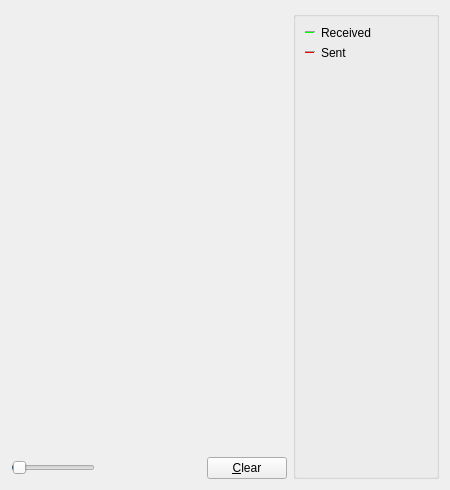
     <widget class="QWidget" name="tab_nettraffic">
      <attribute name="title">
       <string>&amp;Network Traffic</string>
      </attribute>
      <layout class="QHBoxLayout" name="horizontalLayout_3">
       <item>
        <layout class="QVBoxLayout" name="verticalLayout_4">
         <item>
          <widget class="TrafficGraphWidget" name="trafficGraph" native="true">
           <property name="sizePolicy">
            <sizepolicy hsizetype="Expanding" vsizetype="Expanding">
             <horstretch>0</horstretch>
             <verstretch>0</verstretch>
            </sizepolicy>
           </property>
          </widget>
         </item>
         <item>
          <layout class="QHBoxLayout" name="horizontalLayout_2">
           <item>
            <widget class="QSlider" name="sldGraphRange">
             <property name="minimum">
              <number>1</number>
             </property>
             <property name="maximum">
              <number>288</number>
             </property>
             <property name="pageStep">
              <number>12</number>
             </property>
             <property name="value">
              <number>6</number>
             </property>
             <property name="orientation">
              <enum>Qt::Horizontal</enum>
             </property>
            </widget>
           </item>
           <item>
            <widget class="QLabel" name="lblGraphRange">
             <property name="minimumSize">
              <size>
               <width>100</width>
               <height>0</height>
              </size>
             </property>
             <property name="alignment">
              <set>Qt::AlignCenter</set>
             </property>
            </widget>
           </item>
           <item>
            <widget class="QPushButton" name="btnClearTrafficGraph">
             <property name="text">
              <string>&amp;Clear</string>
             </property>
             <property name="autoDefault">
              <bool>false</bool>
             </property>
            </widget>
           </item>
          </layout>
         </item>
        </layout>
       </item>
       <item>
        <layout class="QVBoxLayout" name="verticalLayout">
         <item>
          <widget class="QGroupBox" name="groupBox">
           <property name="title">
            <string/>
           </property>
           <layout class="QVBoxLayout" name="verticalLayout_5">
            <item>
             <layout class="QHBoxLayout" name="horizontalLayout_4">
              <item>
               <widget class="Line" name="line">
                <property name="sizePolicy">
                 <sizepolicy hsizetype="Fixed" vsizetype="Fixed">
                  <horstretch>0</horstretch>
                  <verstretch>0</verstretch>
                 </sizepolicy>
                </property>
                <property name="minimumSize">
                 <size>
                  <width>10</width>
                  <height>0</height>
                 </size>
                </property>
                <property name="palette">
                 <palette>
                  <active>
                   <colorrole role="Light">
                    <brush brushstyle="SolidPattern">
                     <color alpha="255">
                      <red>0</red>
                      <green>255</green>
                      <blue>0</blue>
                     </color>
                    </brush>
                   </colorrole>
                  </active>
                  <inactive>
                   <colorrole role="Light">
                    <brush brushstyle="SolidPattern">
                     <color alpha="255">
                      <red>0</red>
                      <green>255</green>
                      <blue>0</blue>
                     </color>
                    </brush>
                   </colorrole>
                  </inactive>
                  <disabled>
                   <colorrole role="Light">
                    <brush brushstyle="SolidPattern">
                     <color alpha="255">
                      <red>0</red>
                      <green>255</green>
                      <blue>0</blue>
                     </color>
                    </brush>
                   </colorrole>
                  </disabled>
                 </palette>
                </property>
                <property name="orientation">
                 <enum>Qt::Horizontal</enum>
                </property>
               </widget>
              </item>
              <item>
               <widget class="QLabel" name="label_16">
                <property name="text">
                 <string>Received</string>
                </property>
               </widget>
              </item>
              <item>
               <widget class="QLabel" name="lblBytesIn">
                <property name="minimumSize">
                 <size>
                  <width>50</width>
                  <height>0</height>
                 </size>
                </property>
                <property name="alignment">
                 <set>Qt::AlignRight|Qt::AlignTrailing|Qt::AlignVCenter</set>
                </property>
               </widget>
              </item>
             </layout>
            </item>
            <item>
             <layout class="QHBoxLayout" name="horizontalLayout_5">
              <item>
               <widget class="Line" name="line_2">
                <property name="sizePolicy">
                 <sizepolicy hsizetype="Fixed" vsizetype="Fixed">
                  <horstretch>0</horstretch>
                  <verstretch>0</verstretch>
                 </sizepolicy>
                </property>
                <property name="minimumSize">
                 <size>
                  <width>10</width>
                  <height>0</height>
                 </size>
                </property>
                <property name="palette">
                 <palette>
                  <active>
                   <colorrole role="Light">
                    <brush brushstyle="SolidPattern">
                     <color alpha="255">
                      <red>255</red>
                      <green>0</green>
                      <blue>0</blue>
                     </color>
                    </brush>
                   </colorrole>
                  </active>
                  <inactive>
                   <colorrole role="Light">
                    <brush brushstyle="SolidPattern">
                     <color alpha="255">
                      <red>255</red>
                      <green>0</green>
                      <blue>0</blue>
                     </color>
                    </brush>
                   </colorrole>
                  </inactive>
                  <disabled>
                   <colorrole role="Light">
                    <brush brushstyle="SolidPattern">
                     <color alpha="255">
                      <red>255</red>
                      <green>0</green>
                      <blue>0</blue>
                     </color>
                    </brush>
                   </colorrole>
                  </disabled>
                 </palette>
                </property>
                <property name="orientation">
                 <enum>Qt::Horizontal</enum>
                </property>
               </widget>
              </item>
              <item>
               <widget class="QLabel" name="label_17">
                <property name="text">
                 <string>Sent</string>
                </property>
               </widget>
              </item>
              <item>
               <widget class="QLabel" name="lblBytesOut">
                <property name="minimumSize">
                 <size>
                  <width>50</width>
                  <height>0</height>
                 </size>
                </property>
                <property name="alignment">
                 <set>Qt::AlignRight|Qt::AlignTrailing|Qt::AlignVCenter</set>
                </property>
               </widget>
              </item>
             </layout>
            </item>
            <item>
             <spacer name="verticalSpacer_4">
              <property name="orientation">
               <enum>Qt::Vertical</enum>
              </property>
              <property name="sizeHint" stdset="0">
               <size>
                <width>20</width>
                <height>407</height>
               </size>
              </property>
             </spacer>
            </item>
           </layout>
          </widget>
         </item>
        </layout>
       </item>
      </layout>
     </widget>
